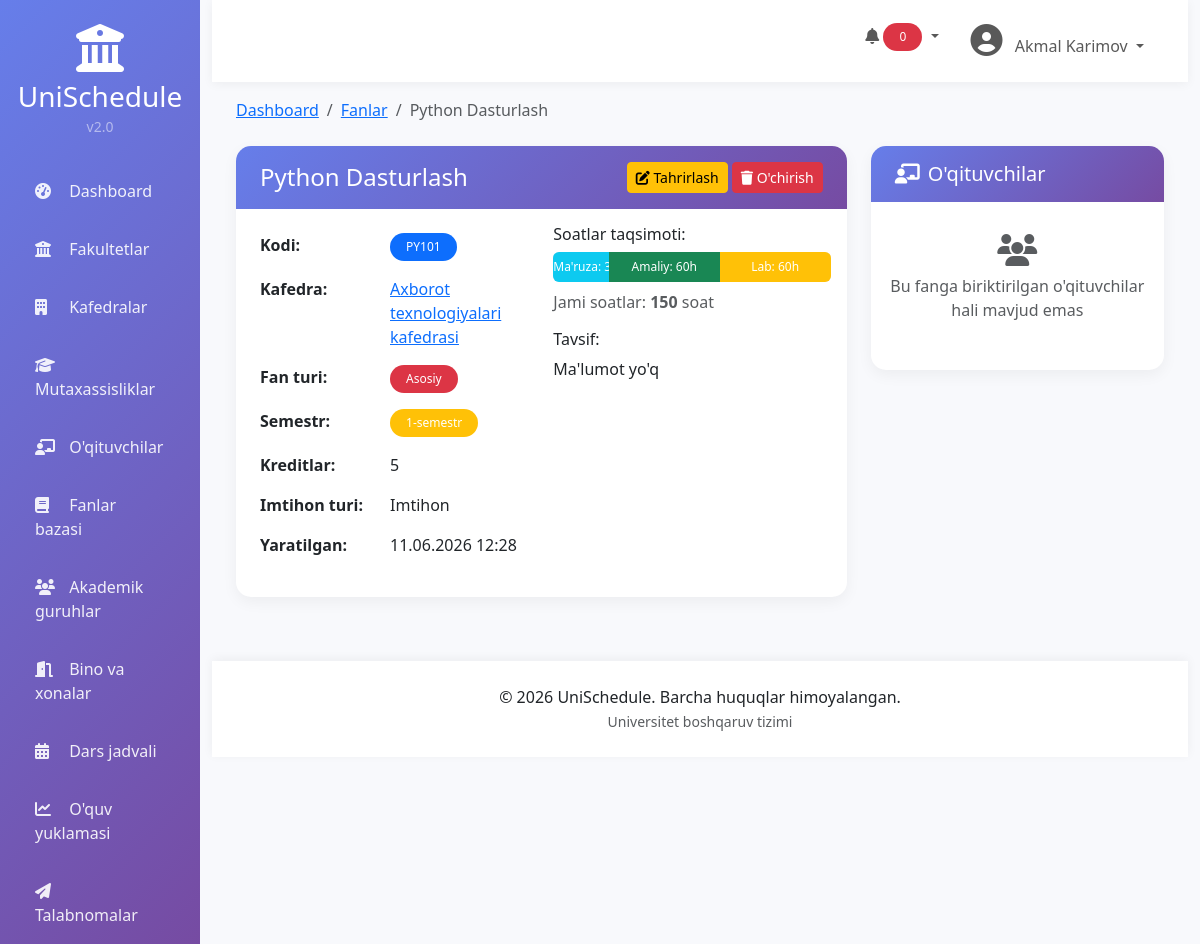
/subjects/1/ (signed in), run on the app's committed database.
### subjects/models.py (models this page shows, shortened)
class Subject(models.Model):
    SUBJECT_TYPES = [
        ('general', "Umumiy"),
        ('core', "Asosiy"),
        ('elective', "Tanlov"),
        ('professional', "Professional"),
    ]
    SEMESTER_CHOICES = [(i, f"{i}-semestr") for i in range(1, 9)]
    EXAM_TYPES = [
        ('exam', "Imtihon"),
        ('test', "Test"),
        ('project', "Loyiha"),
        ('coursework', "Kurs ishi"),
    ]
    name = models.CharField(max_length=255, verbose_name="Fan nomi")
    code = models.CharField(max_length=20, unique=True, verbose_name="Fan kodi")
    department = models.ForeignKey(Department, on_delete=models.CASCADE, related_name='subjects',
                                   verbose_name="Kafedra")
    subject_type = models.CharField(max_length=20, choices=SUBJECT_TYPES, default='core', verbose_name="Fan turi")
    semester = models.PositiveSmallIntegerField(choices=SEMESTER_CHOICES, verbose_name="Semestr")
    credits = models.PositiveSmallIntegerField(default=0, verbose_name="Kreditlar")
    total_hours = models.PositiveIntegerField(default=0, verbose_name="Jami soatlar")
    lecture_hours = models.PositiveIntegerField(default=0, verbose_name="Ma'ruza soatlari")
    practical_hours = models.PositiveIntegerField(default=0, verbose_name="Amaliy soatlar")
    lab_hours = models.PositiveIntegerField(default=0, verbose_name="Laboratoriya soatlari")
    exam_type = models.CharField(max_length=20, choices=EXAM_TYPES, default='exam', verbose_name="Imtihon turi")
    description = models.TextField(blank=True, verbose_name="Tavsif")
    created_at = models.DateTimeField(auto_now_add=True)
    updated_at = models.DateTimeField(auto_now=True)
    class Meta:
        verbose_name = "Fan"
        verbose_name_plural = "Fanlar bazasi"
        ordering = ['department__name', 'semester', 'name']

### departments/models.py (models this page shows, shortened)
class Department(models.Model):
    name = models.CharField(max_length=255, verbose_name="Nomi")
    code = models.CharField(max_length=20, unique=True, verbose_name="Kodi")
    faculty = models.ForeignKey(Faculty, on_delete=models.CASCADE, related_name='departments', verbose_name="Fakultet")
    head_name = models.CharField(max_length=255, blank=True, verbose_name="Kafedra mudiri")
    phone = models.CharField(max_length=20, blank=True, verbose_name="Telefon")
    email = models.EmailField(blank=True, verbose_name="Email")
    description = models.TextField(blank=True, verbose_name="Tavsif")
    created_at = models.DateTimeField(auto_now_add=True)
    updated_at = models.DateTimeField(auto_now=True)
    class Meta:
        verbose_name = "Kafedra"
        verbose_name_plural = "Kafedralar"
        ordering = ['faculty__name', 'name']

### subjects/views.py (the view)
# urls.py: path('<int:pk>/', views.subject_detail, name='subject_detail'),
@login_required
def subject_detail(request, pk):
    subject = get_object_or_404(Subject, pk=pk)
    context = {
        'subject': subject,
    }
    return render(request, 'subjects/detail.html', context)

### templates/subjects/detail.html (shortened to what this page needs)
{% extends 'base.html' %}
{% block content %}
<div class="mb-4">
    <nav aria-label="breadcrumb">
        <ol class="breadcrumb">
            <li class="breadcrumb-item"><a href="/">Dashboard</a></li>
            <li class="breadcrumb-item"><a href="{% url 'subject_list' %}">Fanlar</a></li>
            <li class="breadcrumb-item active">{{ subject.name }}</li>
        </ol>
    </nav>
</div>
<div class="row">
    <div class="col-md-8">
        <div class="card">
            <div class="card-header d-flex justify-content-between align-items-center">
                <h4 class="mb-0">{{ subject.name }}</h4>
                <div>
                    <a href="{% url 'subject_edit' subject.id %}" class="btn btn-warning btn-sm">
                        <i class="fas fa-edit"></i> Tahrirlash
                    </a>
                    <a href="{% url 'subject_delete' subject.id %}" class="btn btn-danger btn-sm">
                        <i class="fas fa-trash"></i> O'chirish
                    </a>
                </div>
            </div>
            <div class="card-body">
                <div class="row">
                    <div class="col-md-6">
                        <table class="table table-borderless">
                            <tr>
                                <th style="width: 130px;">Kodi:</th>
                                <td><span class="badge bg-primary">{{ subject.code }}</span></td>
                            </tr>
                            <tr>
                                <th>Kafedra:</th>
                                <td>
                                    <a href="{% url 'department_detail' subject.department.id %}">
                                        {{ subject.department.name }}
                                    </a>
                                </td>
                             </tr>
                            <tr>
                                <th>Fan turi:</th>
                                <td>
                                    <span class="badge {% if subject.subject_type == 'core' %}bg-danger{% elif subject.subject_type == 'professional' %}bg-success{% else %}bg-info{% endif %}">
                                        {{ subject.get_subject_type_display }}
                                    </span>
                                 </td>
                             </tr>
                            <tr>
                                <th>Semestr:</th>
                                <td><span class="badge bg-warning">{{ subject.semester }}-semestr</span></td>
                             </tr>
                            <tr>
                                <th>Kreditlar:</th>
                                <td>{{ subject.credits }}</td>
                             </tr>
                            <tr>
                                <th>Imtihon turi:</th>
                                <td>{{ subject.get_exam_type_display }}</td>
                             </tr>
                            <tr>
                                <th>Yaratilgan:</th>
                                <td>{{ subject.created_at|date:"d.m.Y H:i" }}</td>
                             </tr>
                        </table>
                    </div>
                    <div class="col-md-6">
                        <h6>Soatlar taqsimoti:</h6>
                        <div class="progress mb-2" style="height: 30px;">
                            <div class="progress-bar bg-info" style="width: {% widthratio subject.lecture_hours subject.total_hours 100 %}%">
                                Ma'ruza: {{ subject.lecture_hours }}h
                            </div>
                            <div class="progress-bar bg-success" style="width: {% widthratio subject.practical_hours subject.total_hours 100 %}%">
                                Amaliy: {{ subject.practical_hours }}h
                            </div>
                            <div class="progress-bar bg-warning" style="width: {% widthratio subject.lab_hours subject.total_hours 100 %}%">
                                Lab: {{ subject.lab_hours }}h
                            </div>
                        </div>
                        <p class="text-muted mt-2">Jami soatlar: <strong>{{ subject.total_hours }}</strong> soat</p>
                        <h6 class="mt-3">Tavsif:</h6>
                        <p>{{ subject.description|default:"Ma'lumot yo'q" }}</p>
                    </div>
                </div>
            </div>
        </div>
    </div>
    <div class="col-md-4">
        <div class="card">
            <div class="card-header">
                <h5 class="mb-0">
                    <i class="fas fa-chalkboard-user me-2"></i>O'qituvchilar
                </h5>
            </div>
            <div class="card-body">
                <p class="text-muted text-center py-3">
                    <i class="fas fa-users fa-2x mb-2"></i><br>
                    Bu fanga biriktirilgan o'qituvchilar hali mavjud emas
                </p>
            </div>
        </div>
    </div>
</div>
{% endblock %}

### templates/base.html (shortened to what this page needs)
<!DOCTYPE html>
<html lang="uz">
<head>
    <link href="https://cdn.jsdelivr.net/npm/bootstrap@5.3.0/dist/css/bootstrap.min.css" rel="stylesheet">
    <link href="https://cdnjs.cloudflare.com/ajax/libs/font-awesome/6.4.0/css/all.min.css" rel="stylesheet">
    <link href="https://cdn.datatables.net/1.13.6/css/dataTables.bootstrap5.min.css" rel="stylesheet">
    {% load static %}
    <link rel="stylesheet" href="{% static 'css/style.css' %}">
</head>
<body>
    <div class="container-fluid">
        <div class="row">
            <div class="col-md-3 col-lg-2 px-0 sidebar" id="sidebar">
                <div class="text-center py-4">
                    <div class="logo">
                        <i class="fas fa-university fa-3x text-white mb-2"></i>
                        <h3 class="text-white mb-0">UniSchedule</h3>
                        <small class="text-white-50">v2.0</small>
                    </div>
                </div>
                <nav class="nav flex-column">
                    <a class="nav-link {% if request.resolver_match.url_name == 'dashboard' %}active{% endif %}" href="/">
                        <i class="fas fa-tachometer-alt"></i> <span>Dashboard</span>
                    </a>
                    <a class="nav-link" href="/faculties/">
                        <i class="fas fa-university"></i> <span>Fakultetlar</span>
                    </a>
                    <a class="nav-link" href="/departments/">
                        <i class="fas fa-building"></i> <span>Kafedralar</span>
                    </a>
                    <a class="nav-link" href="/specializations/">
                        <i class="fas fa-graduation-cap"></i> <span>Mutaxassisliklar</span>
                    </a>
                    <a class="nav-link" href="/teachers/">
                        <i class="fas fa-chalkboard-user"></i> <span>O'qituvchilar</span>
                    </a>
                    <a class="nav-link" href="/subjects/">
                        <i class="fas fa-book"></i> <span>Fanlar bazasi</span>
                    </a>
                    <a class="nav-link" href="/groups/">
                        <i class="fas fa-users"></i> <span>Akademik guruhlar</span>
                    </a>
                    <a class="nav-link" href="/rooms/">
                        <i class="fas fa-door-open"></i> <span>Bino va xonalar</span>
                    </a>
                    <a class="nav-link" href="/schedule/">
                        <i class="fas fa-calendar-alt"></i> <span>Dars jadvali</span>
                    </a>
                    <a class="nav-link" href="/workload/">
                        <i class="fas fa-chart-line"></i> <span>O'quv yuklamasi</span>
                    </a>
                    <a class="nav-link" href="/requests/">
                        <i class="fas fa-paper-plane"></i> <span>Talabnomalar</span>
                    </a>
                </nav>
            </div>
            <div class="col-md-9 col-lg-10 main-content">
                <nav class="navbar navbar-expand-lg navbar-custom">
                    <div class="container-fluid">
                        <div class="collapse navbar-collapse">
                            <ul class="navbar-nav ms-auto">
                                <li class="nav-item me-3">
                                    <div class="dropdown">
                                        <button class="btn btn-link nav-link dropdown-toggle" type="button" id="notificationDropdown" data-bs-toggle="dropdown">
                                            <i class="fas fa-bell"></i>
                                            <span class="badge bg-danger" id="notificationBadge">0</span>
                                        </button>
                                    </div>
                                </li>
                                <li class="nav-item dropdown">
                                    <a class="nav-link dropdown-toggle" href="#" id="navbarDropdown" role="button" data-bs-toggle="dropdown">
                                        <i class="fas fa-user-circle fa-2x"></i>
                                        <span class="ms-2">{{ user.get_full_name|default:user.username }}</span>
                                    </a>
                                </li>
                            </ul>
                        </div>
                    </div>
                </nav>
                <div class="px-4 py-3 fade-in">
                    {% block content %}{% endblock %}
                </div>
                <div class="footer">
                    <p class="mb-0">
                        &copy; 2026 UniSchedule. Barcha huquqlar himoyalangan.
                        <br>
                        <small class="text-muted">Universitet boshqaruv tizimi</small>
                    </p>
                </div>
            </div>
        </div>
    </div>
</body>
</html>

### static/css/style.css (style rules this page uses)
:root { --primary: #667eea; --primary-dark: #5a67d8; --secondary: #764ba2; --success: #48bb78; --danger: #f56565; --warning: #ed8936; --info: #4299e1; --dark: #2d3748; --light: #f7fafc; }
* { margin: 0; padding: 0; box-sizing: border-box; }
body { font-family: 'Segoe UI', Tahoma, Geneva, Verdana, sans-serif; background: linear-gradient(135deg, #667eea 0%, #764ba2 100%); min-height: 100vh; }
.sidebar { background: linear-gradient(135deg, var(--primary) 0%, var(--secondary) 100%); box-shadow: 2px 0 20px rgba(0,0,0,0.1); transition: all 0.3s; }
.sidebar .nav-link { color: rgba(255,255,255,0.9); padding: 12px 20px; margin: 5px 15px; border-radius: 10px; transition: all 0.3s; position: relative; overflow: hidden; }
.sidebar .nav-link::before { content: ''; position: absolute; top: 0; left: -100%; width: 100%; height: 100%; background: rgba(255,255,255,0.1); transition: left 0.3s; }
.sidebar .nav-link i { margin-right: 10px; width: 20px; }
.main-content { background: #f8f9fc; min-height: 100vh; }
.navbar-custom { background: white; box-shadow: 0 2px 10px rgba(0,0,0,0.05); padding: 1rem 1.5rem; }
.card { border: none; border-radius: 15px; box-shadow: 0 5px 15px rgba(0,0,0,0.05); transition: all 0.3s; overflow: hidden; }
.card-header { background: linear-gradient(135deg, var(--primary) 0%, var(--secondary) 100%); color: white; border: none; padding: 1rem 1.5rem; }
.card-header h5, .card-header h6 { margin: 0; color: white; }
.badge { padding: 0.5rem 1rem; border-radius: 20px; font-weight: 500; }
.fade-in { animation: fadeIn 0.5s ease-in; }
.footer { background: white; padding: 1.5rem; text-align: center; margin-top: 3rem; box-shadow: 0 -2px 10px rgba(0,0,0,0.05); }

### templates/base.html (style rules this page uses)
.sidebar { min-height: 100vh; }

### data on the page
Subject: name "Python Dasturlash", code "PY101", department.name "Axborot texnologiyalari kafedrasi", subject_type "Asosiy", semester "1", credits "5", exam_type "Imtihon", created_at "11.06.2026 12:28", practical_hours "60", lab_hours "60", total_hours "150", description "Ma'lumot yo'q"

### other printed values
{{ user.get_full_name|default:user.username }} "Akmal Karimov"
